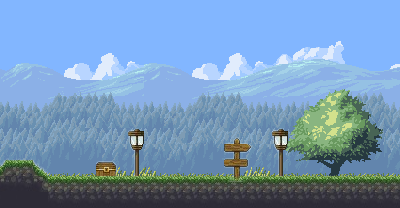

A 2D game scene composited from a Tiled map and its tileset images. What follows is a short description and the map's XML, with each tile layer's data collapsed to a summary:
An orthogonal 25x13 tile map with 16x16 px tiles, 4 tile layers (Collision, sky, Tile Layer 1, objects), 3 tilesets and 4 objects.

<map version="1.10" tiledversion="1.10.0" orientation="orthogonal" renderorder="right-down" width="25" height="13" tilewidth="16" tileheight="16" infinite="0" nextlayerid="9" nextobjectid="11">
 <tileset firstgid="1" source="field-improved.tsx" />
 <tileset firstgid="171" source="country-platform-preview.tsx" />
 <tileset firstgid="423" source="SewerAccess16.tsx" />
 <layer id="8" name="Collision" width="25" height="13">
  <data>[325 cells, 53 non-empty, 9 distinct tile ids]</data>
 </layer>
 <layer id="4" name="sky" width="25" height="13">
  <data>[325 cells, 300 non-empty, 178 distinct tile ids]</data>
 </layer>
 <layer id="1" name="Tile Layer 1" width="25" height="13">
  <data>[325 cells, 50 non-empty, 2 distinct tile ids]</data>
 </layer>
 <layer id="3" name="objects" width="25" height="13">
  <data>[325 cells, 37 non-empty, 27 distinct tile ids]</data>
 </layer>
 <objectgroup id="2" name="Collision2" visible="0">
  <object id="1" x="-2.53646" y="177.552" width="407.102" height="41.4289" />
  <object id="6" x="0" y="168.252">
   <polygon points="0,0 2.53646,-8.45487 30.0148,-8.45487 49.0383,8.45487 -0.845487,7.60938" />
  </object>
  <object id="9" x="-19.4462" y="-3.80469" width="19.8689" height="218.136" />
  <object id="10" x="398.647" y="-2.95921" width="25.7874" height="194.462" />
 </objectgroup>
</map>
